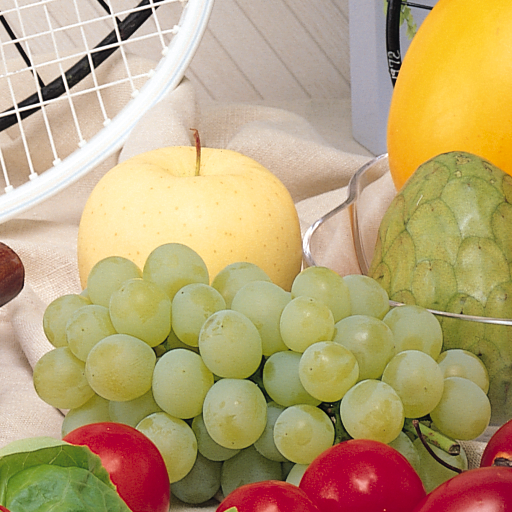
%> input picture fruits.png, 512 x 512 px
$ octave fruitsrun.m   (GNU Octave 9; MATLAB toolbox functions it lacks are replaced by stand-ins)
%> lines starting %> are read from the running program, lines starting %| are printed output that depends on the picture
### main_isotropic_ups.m
function [xnew,t]=main_isotropic_ups(y,xref)
	Nbiter= 500;
	tau = 1/8;
	sigma = 0.1;
	rho = 1;
	opD = @(x) cat(3,[diff(x,1,1);zeros(1,size(x,2))],[diff(x,1,2) zeros(size(x,1),1)]);
	opDadj = @(u) [zeros(1,size(u,2)); u(1:end-1,:,1)]-[u(1:end-1,:,1);zeros(1,size(u,2))]+...
        [zeros(size(u,1),1) u(:,1:end-1,2)]-[u(:,1:end-1,2) zeros(size(u,1),1)];
	prox_sigma_g_conj = @(u) bsxfun(@rdivide, u, max(sqrt(sum(u.^2,3)),1));
	x = prox_tau_f(zeros(size(y)*2),y);
	u = zeros([size(x) 2]);
	for iter = 1:Nbiter
		xnew = prox_tau_f(x-tau*opDadj(u),y);
		unew = prox_sigma_g_conj(u+sigma*opD(2*xnew-x));
		x = xnew+(rho-1)*(xnew-x);
		u = unew+(rho-1)*(unew-u);
    end
t=psnr(xnew,xref);
end


function xout = prox_tau_f(x,y)
	z=y-(x(1:2:end,1:2:end)+x(2:2:end,1:2:end)+...
	x(1:2:end,2:2:end)+x(2:2:end,2:2:end))/4;
	xout = x;
	xout(1:2:end,1:2:end)=x(1:2:end,1:2:end)+z;
	xout(2:2:end,1:2:end)=x(2:2:end,1:2:end)+z;
	xout(1:2:end,2:2:end)=x(1:2:end,2:2:end)+z;
	xout(2:2:end,2:2:end)=x(2:2:end,2:2:end)+z;
end

### fruitsrun.m
z=double(imread('fruits.png'))/255;
zz=rgb2gray(z);
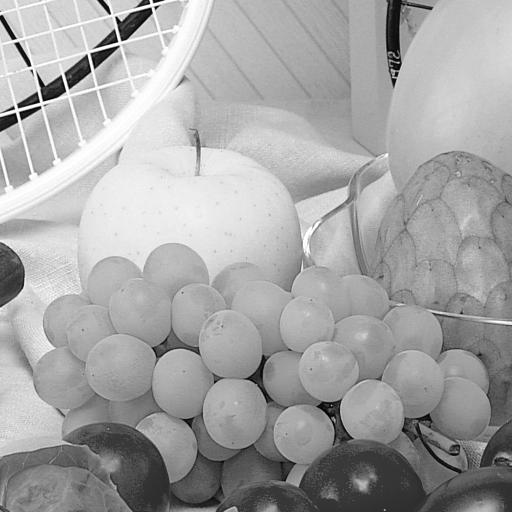
%> zz: size 512x512 double; min 0, max 1, mean 0.646
y=zz(300:511,300:511);
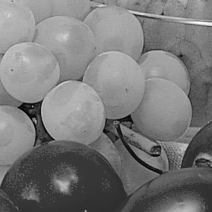
%> y: size 212x212 double; min 0, max 1, mean 0.479
xref=y;
%imwrite(xref,'bikeref.png');
y=(y(1:2:end,1:2:end)+y(2:2:end,1:2:end)+y(1:2:end,2:2:end)+y(2:2:end,2:2:end))/4;
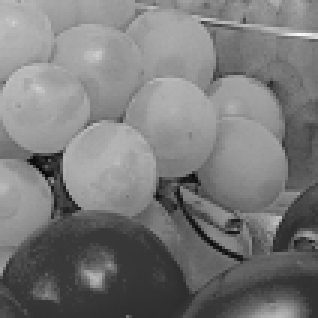
%> y: size 106x106 double (shown 3 times larger); min 0.0171, max 0.975, mean 0.479
% [9 lines of commented-out code are left out]
[k1,t1]=main_isotropic_ups(y,xref);
%> in prox_tau_f, `xout(1:2:end,1:2:end)=x(1:2:end,1:2:end)+z;`:
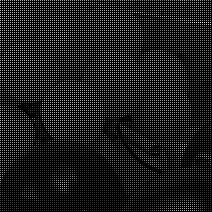
%> xout: size 212x212 double; min 0, max 0.975, mean 0.12
%> in prox_tau_f, `xout(2:2:end,1:2:end)=x(2:2:end,1:2:end)+z;`:
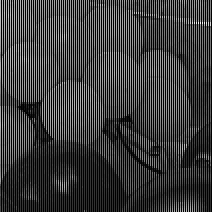
%> xout: size 212x212 double; min 0, max 0.975, mean 0.239
%> in prox_tau_f, `xout(1:2:end,2:2:end)=x(1:2:end,2:2:end)+z;`:
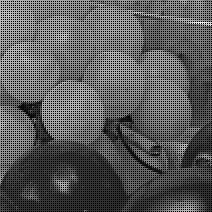
%> xout: size 212x212 double; min 0, max 0.975, mean 0.359
%> the loop in main_isotropic_ups, `for iter = 1:Nbiter` made 500 passes
%> pass 2, in prox_tau_f (call 3), `z=y-(x(1:2:end,1:2:end)+x(2:2:end,1:2:end)+ x(1:2:end,2:2:end)+x(2:2:e..`:
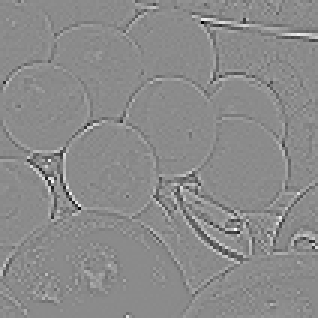
%> z: size 106x106 double (shown 3 times larger); min -0.00739, max 0.00616, mean -9.51e-20; drawn with min black and max white
%> in main_isotropic_ups, `t=psnr(xnew,xref);`: t = 32.06
%> t1 = 32.06
%> (the run ends here)

$ run again, with barbara.png copied over fruits.png
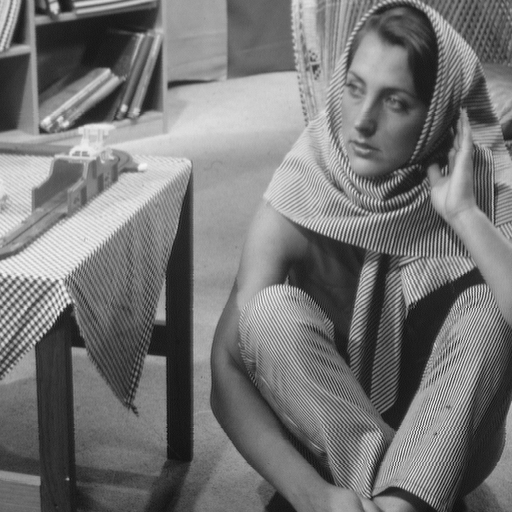
%> input picture barbara.png, 512 x 512 px
%> in prox_tau_f, `xout(1:2:end,2:2:end)=x(1:2:end,2:2:end)+z;`:
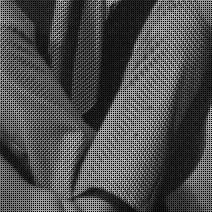
%> xout: size 212x212 double; min 0, max 0.772, mean 0.297
%> the loop in main_isotropic_ups, `for iter = 1:Nbiter` made 500 passes
%> pass 2, in prox_tau_f (call 3), `z=y-(x(1:2:end,1:2:end)+x(2:2:end,1:2:end)+ x(1:2:end,2:2:end)+x(2:2:e..`:
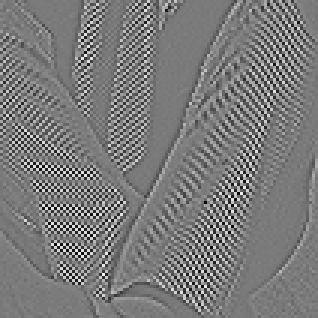
%> z: size 106x106 double (shown 3 times larger); min -0.00634, max 0.00684, mean 3.52e-19; drawn with min black and max white
%> t = 20.72

$ run again, with goldhill.png copied over fruits.png
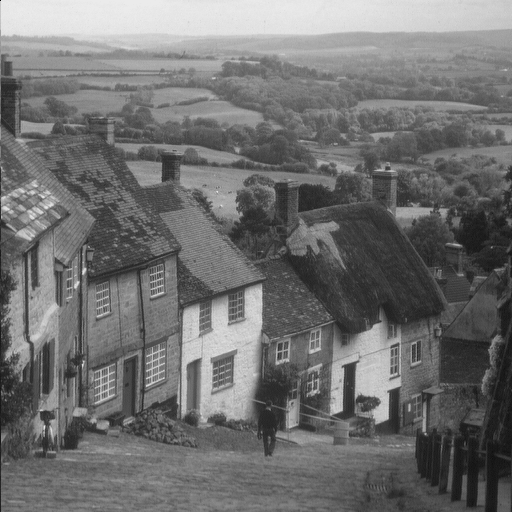
%> input picture goldhill.png, 512 x 512 px
%> the loop in main_isotropic_ups, `for iter = 1:Nbiter` made 500 passes
%> pass 2, in prox_tau_f (call 3), `z=y-(x(1:2:end,1:2:end)+x(2:2:end,1:2:end)+ x(1:2:end,2:2:end)+x(2:2:e..`:
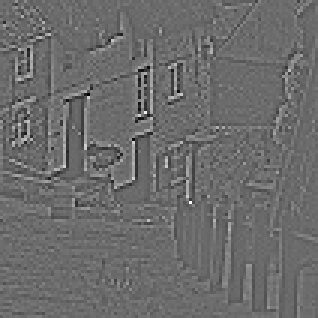
%> z: size 106x106 double (shown 3 times larger); min -0.00471, max 0.00642, mean -1.17e-19; drawn with min black and max white
%> t = 31.97
